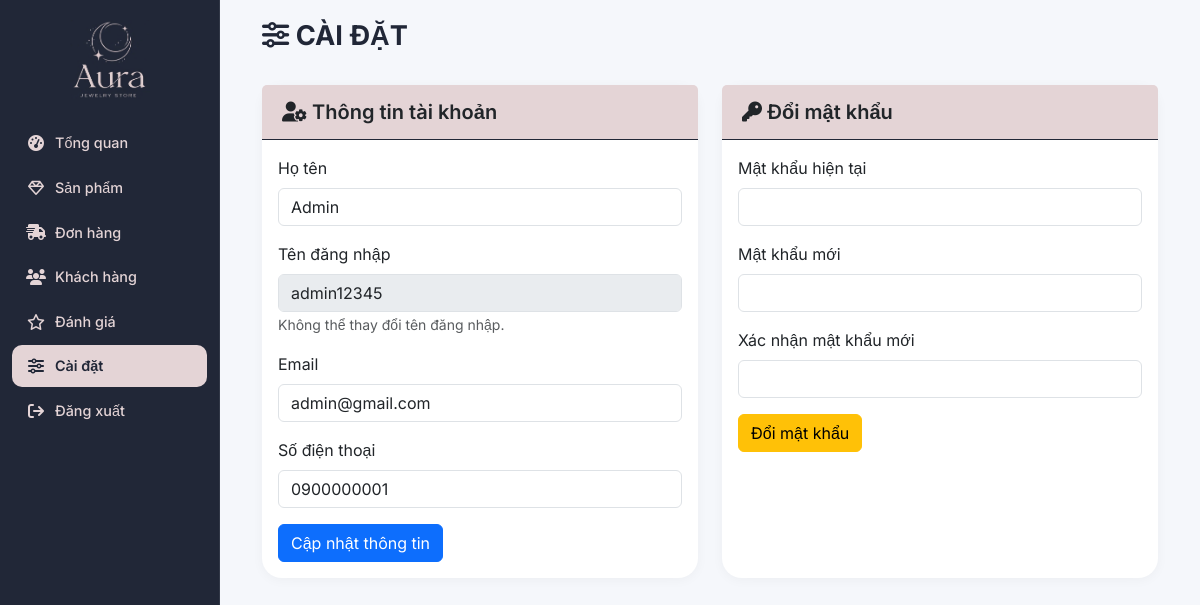
The app's page /admin/cai-dat.php (signed in) with its own data.
### tables this page shows
CREATE TABLE `nguoidung` (
  `idUser` int(11) NOT NULL,
  `HoTen` varchar(100) NOT NULL,
  `TenDangNhap` varchar(50) NOT NULL,
  `MatKhau` varchar(255) DEFAULT NULL,
  `Email` varchar(100) NOT NULL,
  `SoDienThoai` varchar(15) DEFAULT NULL,
  `DiaChi` text DEFAULT NULL,
  `VaiTro` enum('admin','khachhang') DEFAULT 'khachhang',
  `id_google` varchar(100) DEFAULT NULL,
  `remember_token` varchar(255) DEFAULT NULL,
  `TrangThai` tinyint(1) DEFAULT 1,
  `DelAt` tinyint(1) DEFAULT 0,
  `NgayTao` timestamp NOT NULL DEFAULT current_timestamp()
);

### admin/cai-dat.php (the view, shortened to what this page needs)
<?php
require_once '../config.php';
$adminId = $_SESSION['nguoidung']['idUser'];
$stmt = $conn->prepare("SELECT * FROM nguoidung WHERE idUser = ?");
$stmt->execute([$adminId]);
$admin = $stmt->fetch();
include "../layout/header_admin.php";
?>
<div class="content">
    <div class="container-fluid">
        <div class="admin-header-section">
            <div class="title-area">
                <h1><i class="fa-solid fa-sliders"></i> CÀI ĐẶT</h1>
            </div>
        </div>
        <div class="row g-4">
            <div class="col-md-6">
                <div class="card h-100">
                    <div class="card-header">
                        <h5 class="mb-0"><i class="fa-solid fa-user-gear"></i> Thông tin tài khoản</h5>
                    </div>
                    <div class="card-body">
                        <form method="post" action="xu-ly-cai-dat.php">
                            <div class="mb-3">
                                <label class="form-label">Họ tên</label>
                                <input type="text" name="hoten" class="form-control" value="<?= htmlspecialchars($admin['HoTen']) ?>" required>
                            </div>
                            <div class="mb-3">
                                <label class="form-label">Tên đăng nhập</label>
                                <input type="text" class="form-control" value="<?= htmlspecialchars($admin['TenDangNhap']) ?>" disabled>
                                <small class="text-muted">Không thể thay đổi tên đăng nhập.</small>
                            </div>
                            <div class="mb-3">
                                <label class="form-label">Email</label>
                                <input type="email" name="email" class="form-control" value="<?= htmlspecialchars($admin['Email']) ?>" required>
                            </div>
                            <div class="mb-3">
                                <label class="form-label">Số điện thoại</label>
                                <input type="text" name="sodienthoai" class="form-control" value="<?= htmlspecialchars($admin['SoDienThoai'] ?? '') ?>">
                            </div>
                            <button type="submit" class="btn btn-primary">Cập nhật thông tin</button>
                        </form>
                    </div>
                </div>
            </div>
            <div class="col-md-6">
                <div class="card h-100">
                    <div class="card-header">
                        <h5 class="mb-0"><i class="fa-solid fa-key"></i> Đổi mật khẩu</h5>
                    </div>
                    <div class="card-body">
                        <form method="post" action="xu-ly-cai-dat.php">
                            <div class="mb-3">
                                <label class="form-label">Mật khẩu hiện tại</label>
                                <input type="password" name="current_password" class="form-control" required>
                            </div>
                            <div class="mb-3">
                                <label class="form-label">Mật khẩu mới</label>
                                <input type="password" name="new_password" class="form-control" required minlength="6">
                            </div>
                            <div class="mb-3">
                                <label class="form-label">Xác nhận mật khẩu mới</label>
                                <input type="password" name="confirm_password" class="form-control" required>
                            </div>
                            <button type="submit" class="btn btn-warning">Đổi mật khẩu</button>
                        </form>
                    </div>
                </div>
            </div>
        </div>
    </div>
</div>
<?php include "../layout/footer_admin.php"; ?>

### css/admin.css (style rules this page uses)
* { margin: 0; padding: 0; box-sizing: border-box; }
body { font-family: 'Inter', sans-serif; background: #f5f7fb; overflow-x: hidden; }
.content { margin-left: 220px; padding: 20px 30px; min-height: 100vh; background: #f5f7fb; }
.card { border: none; border-radius: 20px; box-shadow: 0 2px 12px rgba(0, 0, 0, 0.04); background: #fff; transition: box-shadow 0.2s; }
.admin-header-section { display: flex; justify-content: space-between; align-items: center; gap: 20px; margin-bottom: 28px; }
.admin-header-section .title-area h1 { font-size: 1.7rem; font-weight: 700; color: #212737; margin-bottom: 4px; }
.admin-settings-page .card { border: none; box-shadow: 0 2px 12px rgba(0,0,0,0.04); }
.admin-settings-page .card-header { background: #e4d4d6; padding: 15px 20px; border-bottom: 1px solid #212737; display: flex; justify-content: space-between; align-items: center; }
.admin-settings-page .card-header h5 { font-weight: 600; margin: 0; }

### records on screen
nguoidung: hoten "Admin", TenDangNhap "admin12345", email "admin@gmail.com", sodienthoai "0900000001"
